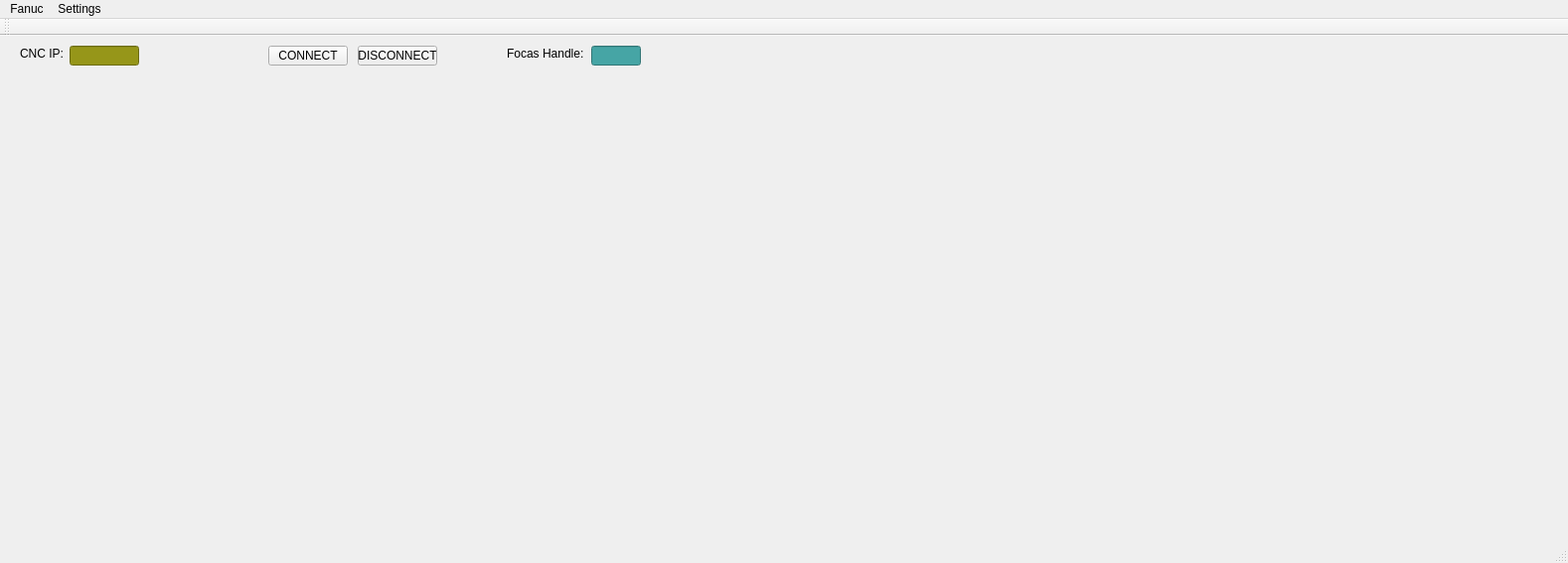
<?xml version="1.0" encoding="UTF-8"?>
<ui version="4.0">
 <class>FanucMTMainWndClass</class>
 <widget class="QMainWindow" name="FanucMTMainWndClass">
  <property name="geometry">
   <rect>
    <x>0</x>
    <y>0</y>
    <width>1578</width>
    <height>567</height>
   </rect>
  </property>
  <property name="windowTitle">
   <string>FanucMTMainWnd</string>
  </property>
  <widget class="QWidget" name="centralWidget">
   <widget class="QLineEdit" name="CNCIP_tb">
    <property name="geometry">
     <rect>
      <x>70</x>
      <y>10</y>
      <width>70</width>
      <height>20</height>
     </rect>
    </property>
    <property name="styleSheet">
     <string notr="true">background-color: rgb(150,150, 25);</string>
    </property>
    <property name="text">
     <string/>
    </property>
   </widget>
   <widget class="QLabel" name="CNCIP_lbl">
    <property name="geometry">
     <rect>
      <x>20</x>
      <y>10</y>
      <width>48</width>
      <height>16</height>
     </rect>
    </property>
    <property name="text">
     <string>CNC IP:</string>
    </property>
   </widget>
   <widget class="QPushButton" name="Connect_btn">
    <property name="geometry">
     <rect>
      <x>270</x>
      <y>10</y>
      <width>80</width>
      <height>20</height>
     </rect>
    </property>
    <property name="text">
     <string>CONNECT</string>
    </property>
   </widget>
   <widget class="QPushButton" name="Disconnect_btn">
    <property name="geometry">
     <rect>
      <x>360</x>
      <y>10</y>
      <width>80</width>
      <height>20</height>
     </rect>
    </property>
    <property name="text">
     <string>DISCONNECT</string>
    </property>
   </widget>
   <widget class="QLabel" name="FocasHndl_lbl">
    <property name="geometry">
     <rect>
      <x>510</x>
      <y>10</y>
      <width>81</width>
      <height>16</height>
     </rect>
    </property>
    <property name="text">
     <string>Focas Handle:</string>
    </property>
   </widget>
   <widget class="QLineEdit" name="FocasHndl_tb">
    <property name="enabled">
     <bool>false</bool>
    </property>
    <property name="geometry">
     <rect>
      <x>595</x>
      <y>10</y>
      <width>50</width>
      <height>20</height>
     </rect>
    </property>
    <property name="styleSheet">
     <string notr="true">background-color: rgb(70,165, 165);</string>
    </property>
   </widget>
   <widget class="QLabel" name="InfoLabel_lbl">
    <property name="geometry">
     <rect>
      <x>1150</x>
      <y>10</y>
      <width>221</width>
      <height>16</height>
     </rect>
    </property>
    <property name="text">
     <string/>
    </property>
   </widget>
   <widget class="QLabel" name="CncInfo_lbl">
    <property name="geometry">
     <rect>
      <x>680</x>
      <y>10</y>
      <width>537</width>
      <height>16</height>
     </rect>
    </property>
    <property name="text">
     <string/>
    </property>
   </widget>
  </widget>
  <widget class="QMenuBar" name="menuBar">
   <property name="geometry">
    <rect>
     <x>0</x>
     <y>0</y>
     <width>1578</width>
     <height>21</height>
    </rect>
   </property>
   <widget class="QMenu" name="menuFanuc">
    <property name="title">
     <string>Fanuc</string>
    </property>
    <widget class="QMenu" name="menuAxis_Spindle">
     <property name="title">
      <string>Axis Spindle</string>
     </property>
     <addaction name="actionGet_Machine_Position"/>
    </widget>
    <widget class="QMenu" name="menuNC_Program">
     <property name="title">
      <string>NC Program</string>
     </property>
     <addaction name="actionDownload_NC"/>
     <addaction name="actionDownload_DNC"/>
     <addaction name="actionUpload_NC"/>
     <addaction name="actionUpload_DNC"/>
     <addaction name="actionVerify_NC"/>
    </widget>
    <widget class="QMenu" name="menuNC_Data">
     <property name="title">
      <string>NC Data</string>
     </property>
     <addaction name="actionGet_Set_Parameters"/>
     <addaction name="actionTool_Offsets"/>
     <addaction name="actionWork_Zero_Offsets"/>
    </widget>
    <addaction name="menuAxis_Spindle"/>
    <addaction name="menuNC_Program"/>
    <addaction name="menuNC_Data"/>
   </widget>
   <widget class="QMenu" name="menuSettings">
    <property name="title">
     <string>Settings</string>
    </property>
    <addaction name="actionFanuc_NC_Settings"/>
   </widget>
   <addaction name="menuFanuc"/>
   <addaction name="menuSettings"/>
  </widget>
  <widget class="QToolBar" name="mainToolBar">
   <attribute name="toolBarArea">
    <enum>TopToolBarArea</enum>
   </attribute>
   <attribute name="toolBarBreak">
    <bool>false</bool>
   </attribute>
  </widget>
  <widget class="QStatusBar" name="statusBar"/>
  <action name="actionGet_Machine_Position">
   <property name="text">
    <string>Get Machine Position</string>
   </property>
  </action>
  <action name="actionDownload_NC">
   <property name="text">
    <string>Download NC</string>
   </property>
  </action>
  <action name="actionDownload_DNC">
   <property name="text">
    <string>Download DNC</string>
   </property>
  </action>
  <action name="actionUpload_NC">
   <property name="text">
    <string>Upload NC</string>
   </property>
  </action>
  <action name="actionUpload_DNC">
   <property name="text">
    <string>Upload DNC</string>
   </property>
  </action>
  <action name="actionVerify_NC">
   <property name="text">
    <string>Verify NC</string>
   </property>
  </action>
  <action name="actionGet_Set_Parameters">
   <property name="text">
    <string>Get Set Parameters</string>
   </property>
  </action>
  <action name="actionTool_Offsets">
   <property name="text">
    <string>Tool Offsets</string>
   </property>
  </action>
  <action name="actionWork_Zero_Offsets">
   <property name="text">
    <string>Work Zero Offsets</string>
   </property>
  </action>
  <action name="actionFanuc_NC_Settings">
   <property name="text">
    <string>Fanuc NC &amp;Settings</string>
   </property>
  </action>
 </widget>
 <layoutdefault spacing="6" margin="11"/>
 <resources>
  <include location="FanucMTMainWnd.qrc"/>
 </resources>
 <connections/>
</ui>
